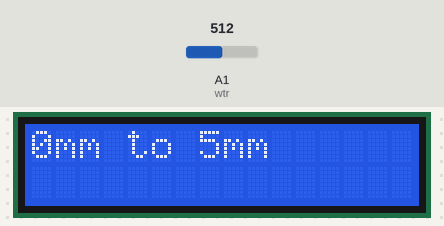
Recording of a sketch running on a simulated Arduino Uno, built with avr-gcc and run on an emulated ATmega328P. On the bench: 16×2 character LCD. Inputs (shaded band) come from the test bench; at power-on: A1 (wtr) = 512. At 25.1 s the program stops and its outputs stay as they are.

Above: at 1.2 s.
1.3 s: A1 (wtr) set to 496
7.3 s: A1 (wtr) set to 473
At 10.3 s:
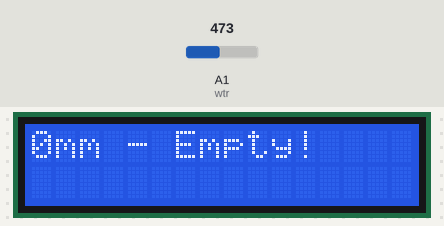
13.3 s: A1 (wtr) set to 490
At 15.4 s:
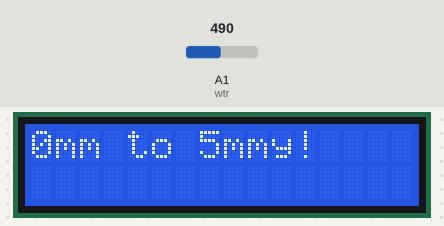
19.3 s: A1 (wtr) set to 540
At 20.5 s:
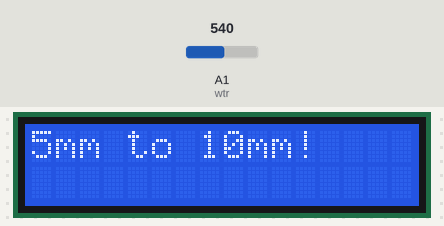
Timing chart, 0 to 22.3 s (numbered marks = the images above; inputs shaded):
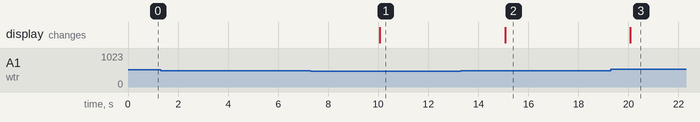

The sketch:

sketch_aug15a.ino
```cpp
// MODULES
#include <LiquidCrystal.h>

int wtr = A1;

// Create a custom value for the LCD screen
const int rs = 12, en = 11, d4 = 5, d5 = 4, d6 = 3, d7 = 2;
LiquidCrystal lcd(rs, en, d4, d5, d6, d7);

void setup() {
  // put your setup code here, to run once:
  lcd.begin(16,2);
  lcd.setCursor(0,0);


}

void loop() {
  int value = analogRead(wtr); //Read data from analog pin and store it to value variable
  lcd.setCursor(0,0);

  if (value<=480){
    lcd.print("0mm - Empty!");
  }
  else if (value>480 && value<=530){
    lcd.print("0mm to 5mm");
  }
  else if (value>530 && value<=615){
    lcd.print("5mm to 10mm");
  }
  else if (value>615 && value<=660){
    lcd.print("10mm to 15mm");
  }
  else if (value>660 && value<=680){
    lcd.print("15mm to 20mm");
  }
  else if (value>680 && value<=690){
    lcd.print("20mm to 25mm");
  }
  else if (value>690 && value<=700){
    lcd.print("25mm to 30mm");
  }
  else if (value>700 && value<=705){
    lcd.print("30mm to 35mm");
  }
  else if (value>705){
    lcd.print("35mm to 40mm");
  }
  free(value);
  delay(5000); // Check for new value every 5 sec

}
```

Measured:
- the behaviour switches between 481 and 480 on A1 (wtr) (found by bisection; images 0 and 1)
- after the input at 1.3 s, every drawn part: stays the same
- after the input at 7.3 s, the display: changes after 2.8 s (image 1)
- after the input at 13.3 s, the display: changes after 1.8 s (image 2)
- after the input at 19.3 s, the display: changes after 0.77 s (image 3)
